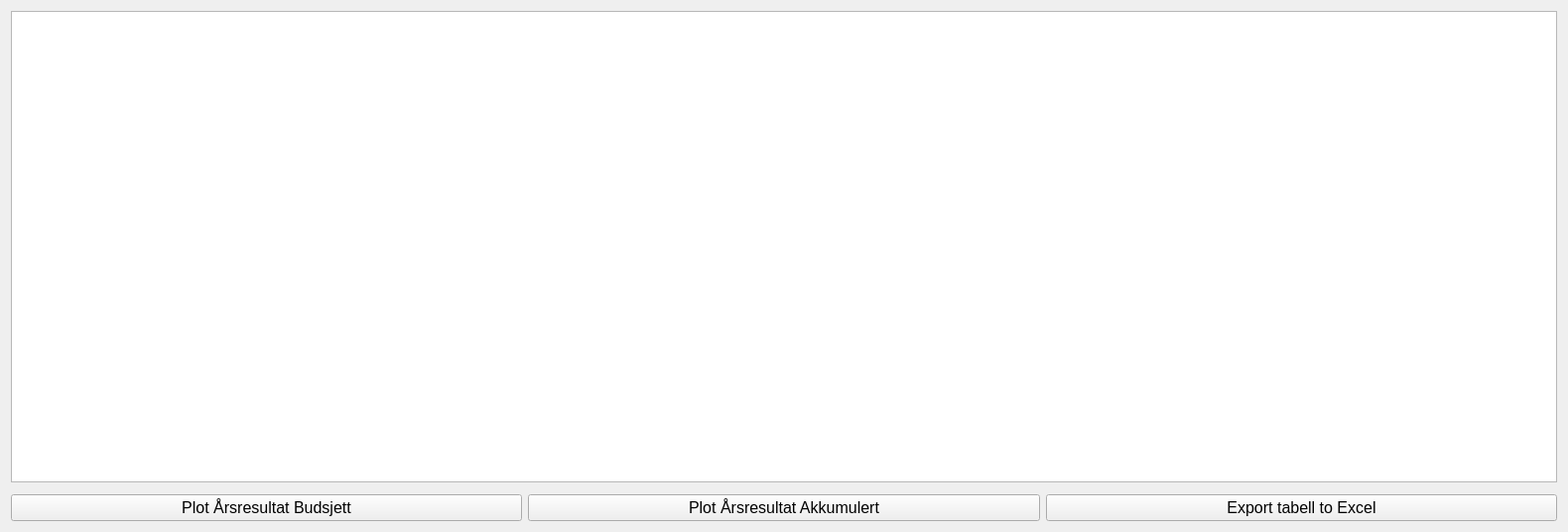
<?xml version="1.0" encoding="UTF-8"?>
<ui version="4.0">
 <class>ResultatForm</class>
 <widget class="QWidget" name="ResultatForm">
  <property name="geometry">
   <rect>
    <x>0</x>
    <y>0</y>
    <width>1580</width>
    <height>536</height>
   </rect>
  </property>
  <property name="windowTitle">
   <string>Års Resultat</string>
  </property>
  <layout class="QVBoxLayout" name="verticalLayout">
   <item>
    <widget class="QTableView" name="tableView">
     <property name="font">
      <font>
       <pointsize>12</pointsize>
      </font>
     </property>
     <property name="autoFillBackground">
      <bool>false</bool>
     </property>
    </widget>
   </item>
   <item>
    <layout class="QGridLayout" name="gridLayout">
     <property name="topMargin">
      <number>6</number>
     </property>
     <item row="0" column="1">
      <widget class="QPushButton" name="Button_Akk">
       <property name="font">
        <font>
         <pointsize>12</pointsize>
        </font>
       </property>
       <property name="text">
        <string>Plot Årsresultat Akkumulert</string>
       </property>
      </widget>
     </item>
     <item row="0" column="0">
      <widget class="QPushButton" name="Button_Bud">
       <property name="font">
        <font>
         <pointsize>12</pointsize>
        </font>
       </property>
       <property name="text">
        <string>Plot Årsresultat Budsjett</string>
       </property>
      </widget>
     </item>
     <item row="0" column="2">
      <widget class="QPushButton" name="ButtonExport">
       <property name="font">
        <font>
         <pointsize>12</pointsize>
        </font>
       </property>
       <property name="text">
        <string>Export tabell to Excel</string>
       </property>
      </widget>
     </item>
    </layout>
   </item>
  </layout>
 </widget>
 <resources/>
 <connections/>
</ui>
